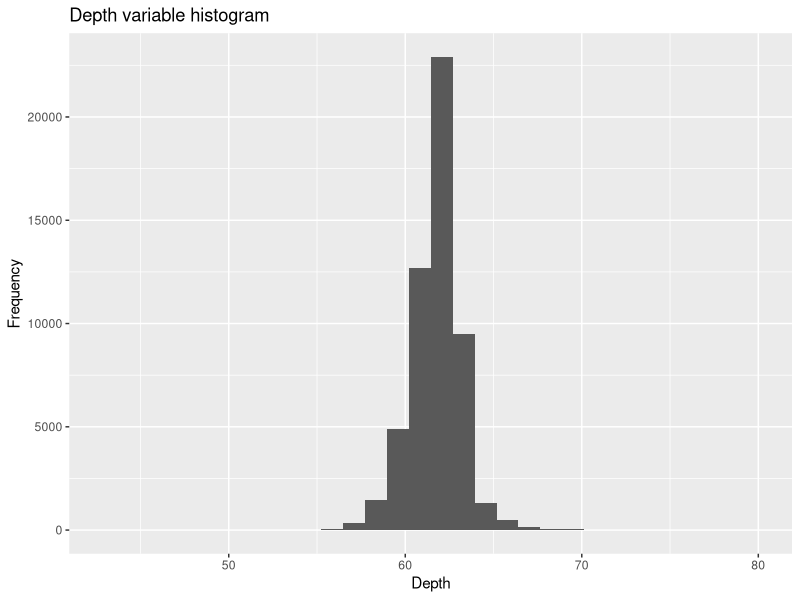
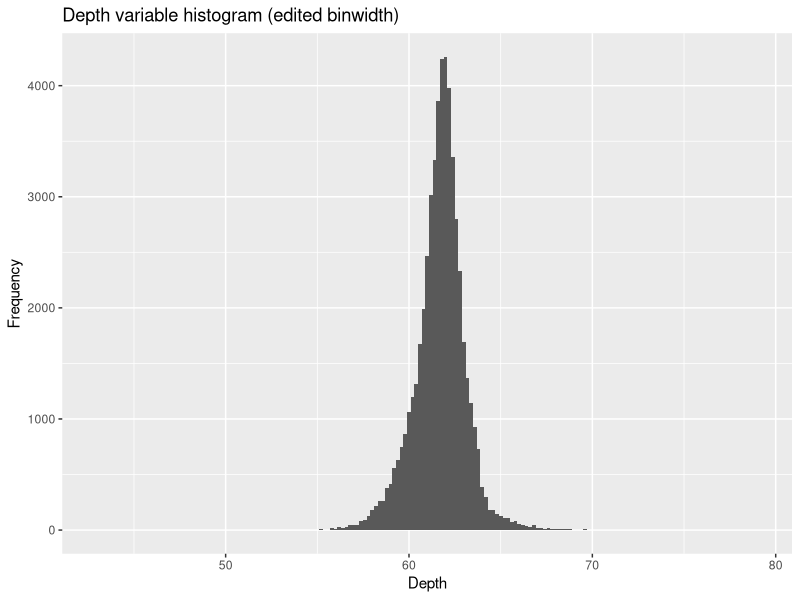
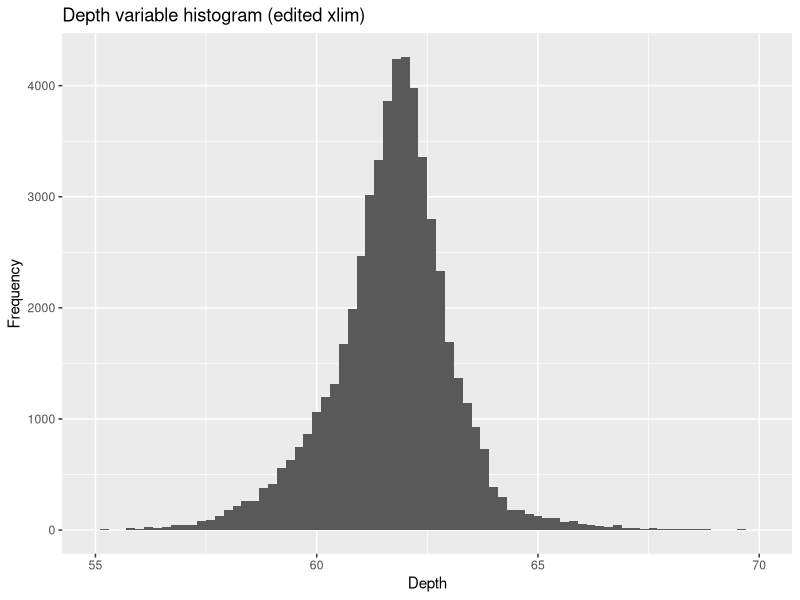
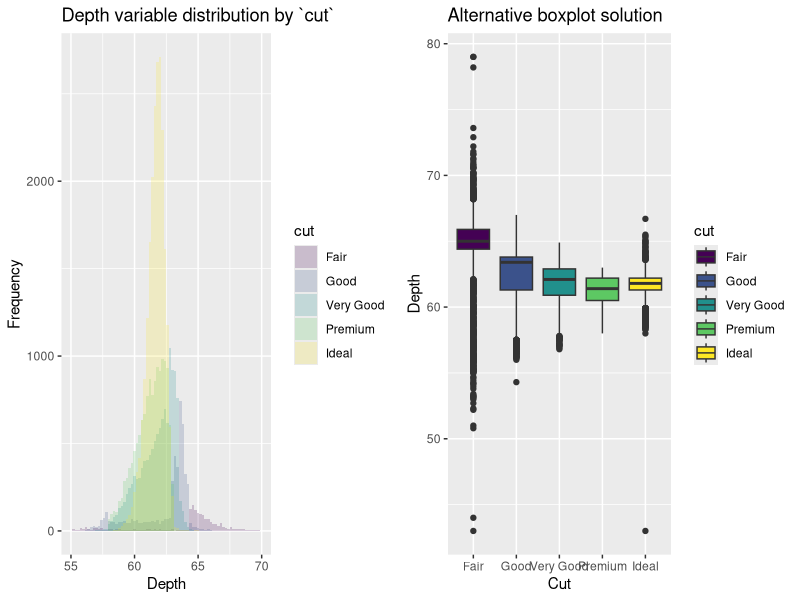
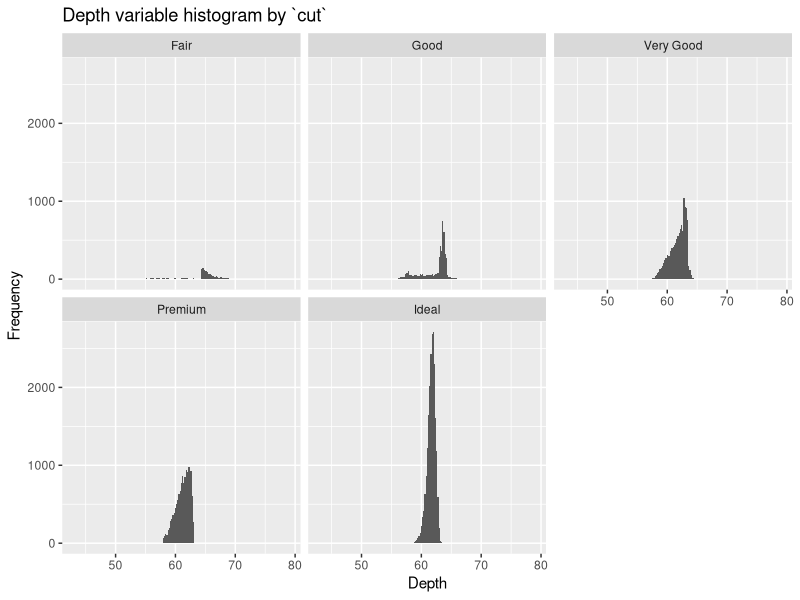
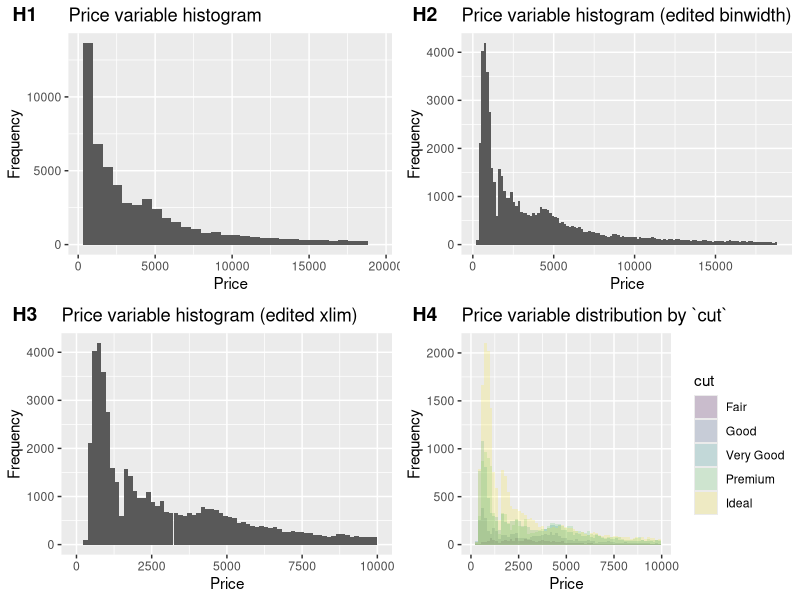
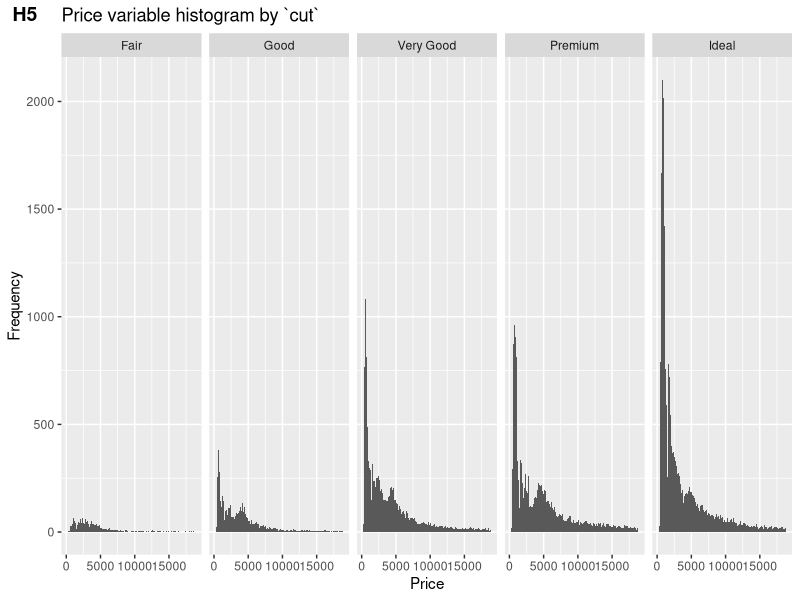
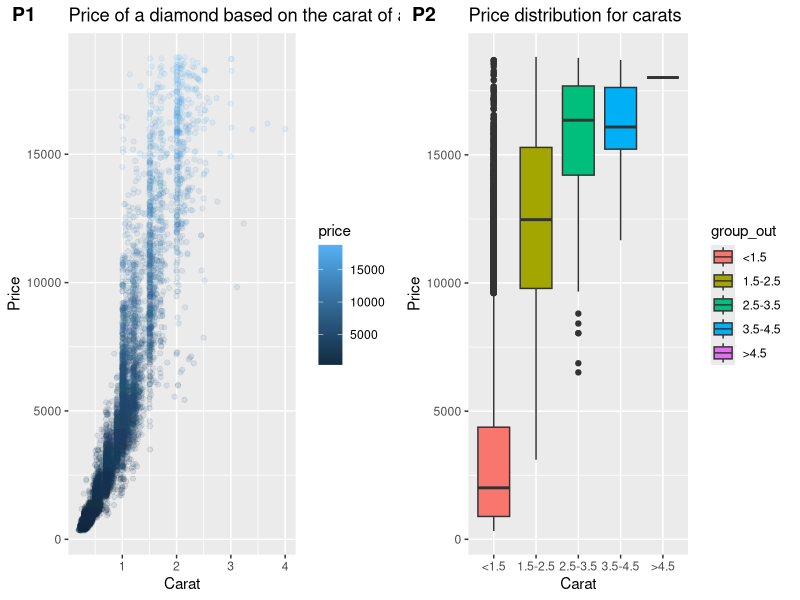

Here is the R script that generated these plots, in order:
## ---- chunk 1
knitr::opts_chunk$set(
  warning = FALSE, error = FALSE
)
## ---- chunk 2
library(ggplot2)
library(knitr)
library(cowplot)

data(diamonds)
knitr::kable(summary(diamonds))
## ---- chunk 3
ggplot(data=diamonds) + geom_histogram(aes(x=depth)) + ggtitle("Depth variable histogram") + xlab("Depth") + ylab("Frequency")
## ---- chunk 4
ggplot(data=diamonds) + geom_histogram(binwidth=0.2, aes(x=depth)) + ggtitle("Depth variable histogram (edited binwidth)") + xlab("Depth") + ylab("Frequency")
## ---- chunk 5
ggplot(data=diamonds) + geom_histogram(binwidth=0.2, aes(x=depth)) + ggtitle("Depth variable histogram (edited xlim)") + xlab("Depth") + ylab("Frequency") + xlim(55, 70)
## ---- chunk 6
h4_1 <- ggplot(diamonds, aes(x=depth, fill=cut)) + geom_histogram(binwidth=0.2, alpha=0.2, position="identity") + ggtitle("Depth variable distribution by `cut`") + xlab("Depth") + ylab("Frequency") + xlim(55, 70)
# alternative solution with boxplot
h4_2 <- ggplot(diamonds, aes(factor(cut), depth, fill=cut)) + geom_boxplot() + ggtitle("Alternative boxplot solution") + xlab("Cut") + ylab("Depth")

plot_grid(h4_1, h4_2)
## ---- chunk 7
ggplot(data=diamonds) + geom_histogram(binwidth=0.2, aes(x=depth)) + ggtitle("Depth variable histogram by `cut`") + xlab("Depth") + ylab("Frequency") + facet_wrap(~cut)
## ---- chunk 8
h1 <- ggplot(data=diamonds) + geom_histogram(aes(x=price)) + ggtitle("Price variable histogram") + xlab("Price") + ylab("Frequency")

h2 <- ggplot(data=diamonds) + geom_histogram(binwidth=150, aes(x=price)) + ggtitle("Price variable histogram (edited binwidth)") + xlab("Price") + ylab("Frequency")

h3 <- ggplot(data=diamonds) + geom_histogram(binwidth=150, aes(x=price)) + ggtitle("Price variable histogram (edited xlim)") + xlab("Price") + ylab("Frequency") + xlim(0, 10000)

# h4 <- ggplot(diamonds, aes(x=price, fill=cut)) + geom_histogram(alpha=0.2, position="identity") + ggtitle("Price variable distribution by `cut`") + xlab("Cut") + ylab("Price")
h4 <- ggplot(diamonds, aes(x=price, fill=cut)) + geom_histogram(binwidth=150, alpha=0.2, position="identity")  + ggtitle("Price variable distribution by `cut`") + xlab("Price") + ylab("Frequency") + xlim(0, 10000)

h5 <- ggplot(data=diamonds) + geom_histogram(binwidth=150, aes(x=price)) + ggtitle("Price variable histogram by `cut`") + xlab("Price") + ylab("Frequency") + facet_wrap(~cut, ncol = 5)

# Display
plot_grid(h1,h2,h3,h4, labels=c("H1", "H2", "H3", "H4"), ncol=2, nrow=2)
plot_grid(h5, labels=c("H5"))
## ---- chunk 9
set.seed(42)
dsamp <- diamonds[sample(nrow(diamonds), 10000),]
p <- ggplot(dsamp, aes(carat, price, color=price)) + geom_jitter(alpha=0.1) + ggtitle("Price of a diamond based on the carat of a unit") + xlab("Carat") + ylab("Price") + geom_smooth(method='loess', size=0.5, se=TRUE, fill="#ffaa80", colour="#ff5500", alpha=0.1)


bdiamonds <- transform(diamonds, group_out=cut(carat, breaks=c(-Inf,1.5, 2.5, 3.5, 4.5, Inf), labels=c("<1.5", "1.5-2.5", "2.5-3.5", "3.5-4.5", ">4.5")))
p2 <- ggplot(bdiamonds, aes(factor(group_out), price, fill=group_out)) + geom_boxplot() + ggtitle("Price distribution for carats") + xlab("Carat") + ylab("Price")

plot_grid(p, p2, labels=c("P1", "P2"))

